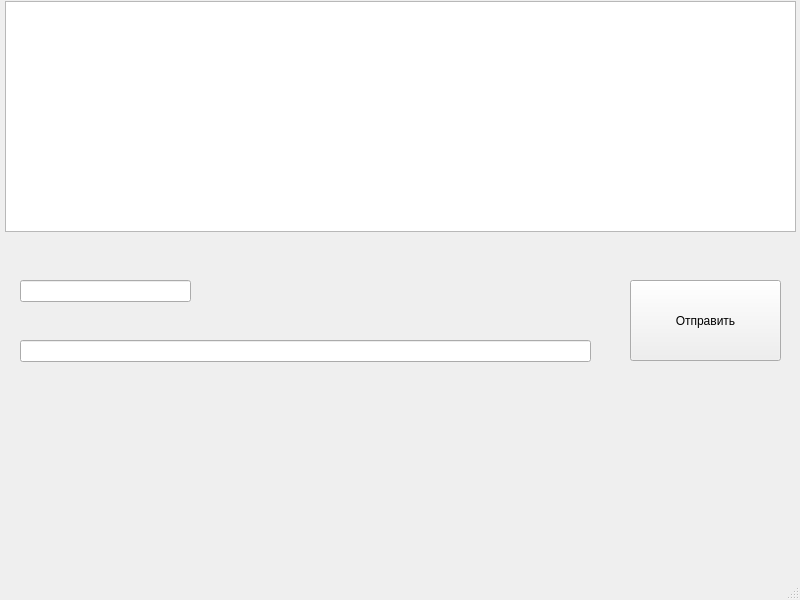
<?xml version="1.0" encoding="UTF-8"?>
<ui version="4.0">
 <class>MainWindow</class>
 <widget class="QMainWindow" name="MainWindow">
  <property name="geometry">
   <rect>
    <x>0</x>
    <y>0</y>
    <width>800</width>
    <height>600</height>
   </rect>
  </property>
  <property name="windowTitle">
   <string>PyQtClient</string>
  </property>
  <widget class="QWidget" name="centralwidget">
   <widget class="QPushButton" name="pushButton">
    <property name="geometry">
     <rect>
      <x>630</x>
      <y>280</y>
      <width>151</width>
      <height>81</height>
     </rect>
    </property>
    <property name="text">
     <string>Отправить</string>
    </property>
   </widget>
   <widget class="QLineEdit" name="lineEdit1">
    <property name="geometry">
     <rect>
      <x>20</x>
      <y>340</y>
      <width>571</width>
      <height>22</height>
     </rect>
    </property>
   </widget>
   <widget class="QLineEdit" name="lineEdit2">
    <property name="geometry">
     <rect>
      <x>20</x>
      <y>280</y>
      <width>171</width>
      <height>22</height>
     </rect>
    </property>
   </widget>
   <widget class="QListWidget" name="listWidget">
    <property name="geometry">
     <rect>
      <x>5</x>
      <y>1</y>
      <width>791</width>
      <height>231</height>
     </rect>
    </property>
   </widget>
  </widget>
  <widget class="QMenuBar" name="menubar">
   <property name="geometry">
    <rect>
     <x>0</x>
     <y>0</y>
     <width>800</width>
     <height>26</height>
    </rect>
   </property>
  </widget>
  <widget class="QStatusBar" name="statusbar"/>
 </widget>
 <resources/>
 <connections/>
</ui>
